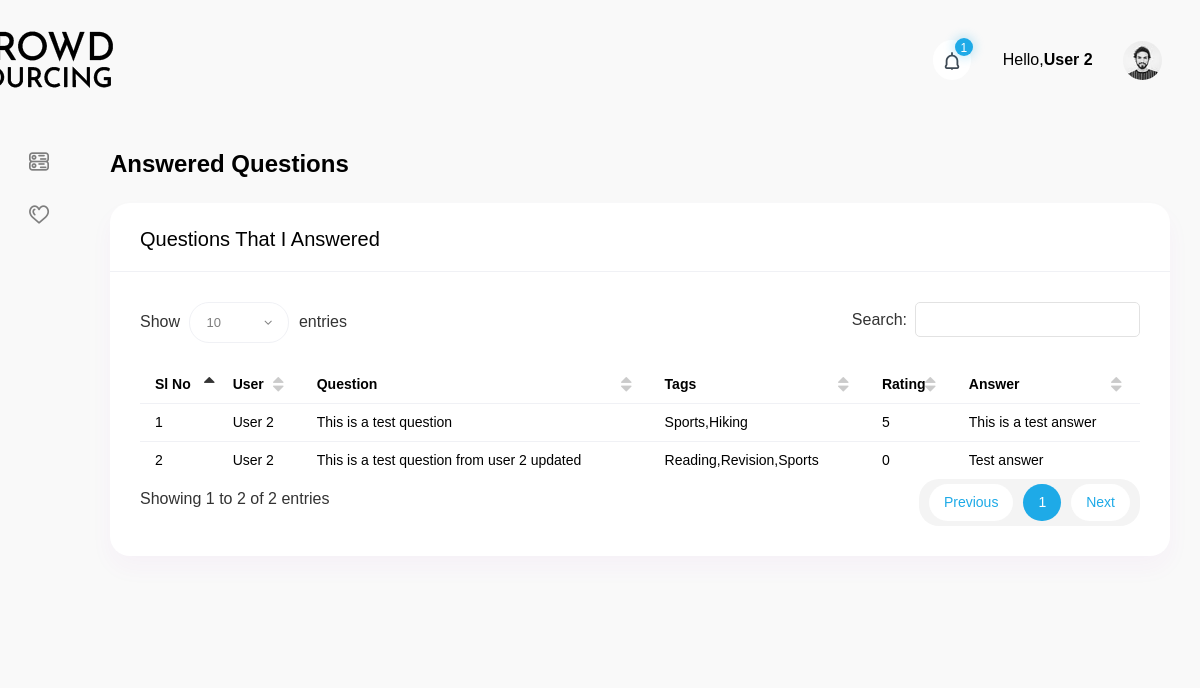
Page /answered_questions.php (signed in) on the committed database.
### tables this page shows
CREATE TABLE `user` (
  `user_id` int(11) NOT NULL,
  `user_name` varchar(255) NOT NULL,
  `user_email` varchar(255) NOT NULL,
  `password` varchar(1000) NOT NULL,
  `college` varchar(255) NOT NULL,
  `major` varchar(255) NOT NULL,
  `hall` varchar(255) NOT NULL,
  `society` varchar(255) NOT NULL,
  `gender` varchar(255) NOT NULL,
  `age` int(10) NOT NULL,
  `indoor` varchar(255) NOT NULL,
  `outdoor` varchar(255) NOT NULL,
  `request_type` varchar(255) NOT NULL,
  `user_type` int(10) NOT NULL DEFAULT 1,
  `status` int(10) NOT NULL DEFAULT 1,
  `updated_at` datetime NOT NULL
);

CREATE TABLE `answer` (
  `answer_id` int(11) NOT NULL,
  `user_id` int(11) NOT NULL,
  `question_id` int(11) NOT NULL,
  `answer` varchar(255) NOT NULL,
  `rating` int(11) NOT NULL DEFAULT 0,
  `points` int(11) NOT NULL DEFAULT 1,
  `inserted_at` datetime NOT NULL
);

CREATE TABLE `question` (
  `question_id` int(11) NOT NULL,
  `user_id` int(11) NOT NULL,
  `question` text NOT NULL,
  `type` varchar(255) NOT NULL,
  `tags` varchar(255) NOT NULL,
  `method` varchar(255) NOT NULL,
  `payment` int(10) NOT NULL,
  `waiting_time` varchar(255) NOT NULL,
  `inserted_at` datetime NOT NULL,
  `updated_at` datetime NOT NULL
);

### include/dbController.php (called while the page is built, shortened)
<?php
class DBController {
    private $host = "localhost";
    private $user = "root";
    private $password = "";
    private $database = "crowd_sourcing";
    private $conn;
    function __construct() {
        $this->conn = $this->connectDB();
    }
    function connectDB() {
        $conn = mysqli_connect($this->host,$this->user,$this->password,$this->database);
        return $conn;
    }
    function runQuery($query) {
        $result = mysqli_query($this->conn,$query);
        while($row=mysqli_fetch_assoc($result)) {
            $resultset[] = $row;
        }
        if(!empty($resultset))
            return $resultset;
    }
    function numRows($query) {
        $result  = mysqli_query($this->conn,$query);
        $rowcount = mysqli_num_rows($result);
        return $rowcount;
    }
}

### answered_questions.php (the view, shortened to what this page needs)
<?php
require_once("include/dbController.php");
$db_handle = new DBController();
$userid = $_SESSION['userid'];
?>
<!DOCTYPE html>
<html lang="en">
<head>
    <?php include('include/css.php'); ?>
</head>
<body>
<div id="main-wrapper">
    <div class="nav-header">
        <a href="Dashboard" class="brand-logo">
            <h1>Your Logo</h1>
        </a>
    </div>
    <?php include('include/header.php'); ?>
    <?php include('include/sidebar.php'); ?>
    <div class="content-body">
        <div class="container-fluid">
            <div class="form-head mb-4">
                <h2 class="text-black font-w600 mb-0">Answered Questions</h2>
            </div>
            <div class="row">
                <div class="col-12">
                    <div class="card">
                        <div class="card-header">
                            <h4 class="card-title">Questions that I Answered</h4>
                        </div>
                        <div class="card-body">
                            <div class="table-responsive">
                                <table id="example3" class="display min-w850">
                                    <thead>
                                    <tr>
                                        <th>Sl No</th>
                                        <th>User</th>
                                        <th>Question</th>
                                        <th>Tags</th>
                                        <th>Rating</th>
                                        <th>Answer</th>
                                    </tr>
                                    </thead>
                                    <tbody>
                                    <?php
                                    $question = $db_handle->runQuery("select * from question, answer, user WHERE answer.user_id = '$userid' and answer.question_id = question.question_id and answer.user_id = user.user_id");
                                    $no_question = $db_handle->numRows("select * from question, answer, user WHERE answer.user_id = '$userid' and answer.question_id = question.question_id and answer.user_id = user.user_id");
                                    for($i=0; $i<$no_question; $i++){
                                        ?>
                                        <tr>
                                            <td><?php echo $i+1;?></td>
                                            <td><?php echo $question[$i]['user_name'];?></td>
                                            <td><?php echo $question[$i]['question'];?></td>
                                            <td><?php echo $question[$i]['tags'];?></td>
                                            <td><?php echo $question[$i]['rating'];?></td>
                                            <td><?php echo $question[$i]['answer'];?></td>
                                        </tr>
                                        <?php
                                    }
                                    ?>
                                    </tbody>
                                </table>
                            </div>
                        </div>
                    </div>
                </div>
            </div>
        </div>
    </div>
</body>
</html>

### include/header.php (shortened to what this page needs)
<div class="nav-header">
    <a href="Dashboard" class="brand-logo">
        <img src="images/logo.png" class="image-fluid head-logo">
    </a>
</div>
<div class="header">
    <div class="header-content">
        <nav class="navbar navbar-expand">
            <div class="collapse navbar-collapse justify-content-between">
                <ul class="navbar-nav header-right">
                    <li class="nav-item dropdown notification_dropdown">
                        <a class="nav-link  ai-icon" href="javascript:void(0)" role="button" data-toggle="dropdown">
                            <span class="badge light text-white bg-primary rounded-circle">1</span>
                        </a>
                    </li>
                    <li class="nav-item dropdown header-profile">
                        <a class="nav-link" href="javascript:void(0)" role="button" data-toggle="dropdown">
                            <div class="header-info">
                                <?php
                                $user = $db_handle->runQuery("select * from user where user_id = '$userid'");
                                ?>
                                <span class="text-black">Hello,<strong><?php echo $user[0]['user_name'];?></strong></span>
                            </div>
                            <img src="images/profile/17.jpg" width="20" alt=""/>
                        </a>
                    </li>
                </ul>
            </div>
        </nav>
    </div>
</div>

### rows in the picture
user: user_name "User 2"
answer: user.user_name "User 2", question.question "This is a test question", question.tags "Sports,Hiking", rating "5", answer "This is a test answer"
answer: user.user_name "User 2", question.question "This is a test question from user 2 updated", question.tags "Reading,Revision,Sports", rating "0", answer "Test answer"
